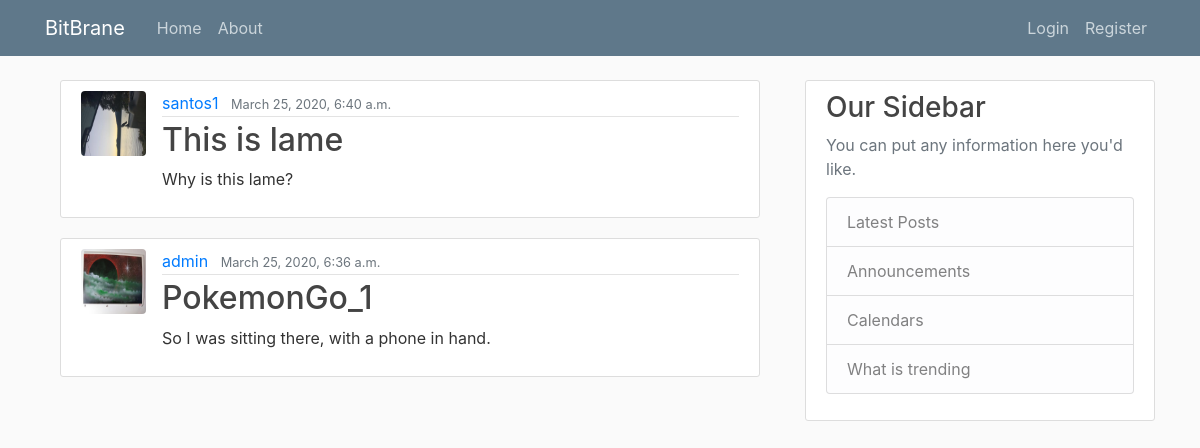
The page / on the database its author committed.
### blog/models.py (models this page shows, shortened)
class Post(models.Model):
    title = models.CharField(max_length=100)
    content = models.TextField()
    date_posted = models.DateTimeField(default=timezone.now)
    author = models.ForeignKey(User, on_delete=models.CASCADE)

### users/models.py (models this page shows, shortened)
class Profile(models.Model):
    user = models.OneToOneField(User, on_delete=models.CASCADE)
    image = models.ImageField(default='default.jpg', upload_to='profile_pics')

### blog/views.py (the view)
# urls.py: path('', PostListView.as_view(), name='blog-home'),
class PostListView(ListView):
    model = Post
    template_name = 'blog/home.html'            # <app>/<model>_<viewtype>.html
    context_object_name = 'posts'
    ordering = ['-date_posted']
    paginate_by = 2

### blog/templates/blog/home.html
{% extends "blog/base.html"%}
{% block content %}
    <main>
        <div class='container'>
            {%for post in posts %}
            <article class="media content-section">
              <img class="rounded article-img" src="{{post.author.profile.image.url}}">
                <div class="media-body">
                  <div class="article-metadata">
                    <a class="mr-2" href="#">{{ post.author }}</a>
                    <small class="text-muted">{{ post.date_posted }}</small>
                  </div>
                  <h2><a class="article-title" href="{% url 'post-detail' post.id%}">{{ post.title }}</a></h2>
                  <p class="article-content">{{ post.content }}</p>
                </div>
              </article>
            {% endfor %}
        </div>
    </main>
{% endblock content %}

### blog/static/blog/main.css (style rules this page uses)
body { background: #fafafa; color: #333333; margin-top: 5rem; }
h1, h2, h3, h4, h5, h6 { color: #444444; }
.content-section { background: #ffffff; padding: 10px 20px; border: 1px solid #dddddd; border-radius: 3px; margin-bottom: 20px; }
.article-title { color: #444444; }
.article-content { white-space: pre-line; }
.article-img { height: 65px; width: 65px; margin-right: 16px; }
.article-metadata { padding-bottom: 1px; margin-bottom: 4px; border-bottom: 1px solid #e3e3e3 }

### rows shown on the page
Post: author.profile.image (placeholder picture), author "santos1", date_posted "March 25, 2020, 6:40 a.m.", title "This is lame", content "Why is this lame?"
Post: author.profile.image (picture), author "admin", date_posted "March 25, 2020, 6:36 a.m.", title "PokemonGo_1", content "So I was sitting there, with a phone in hand."
